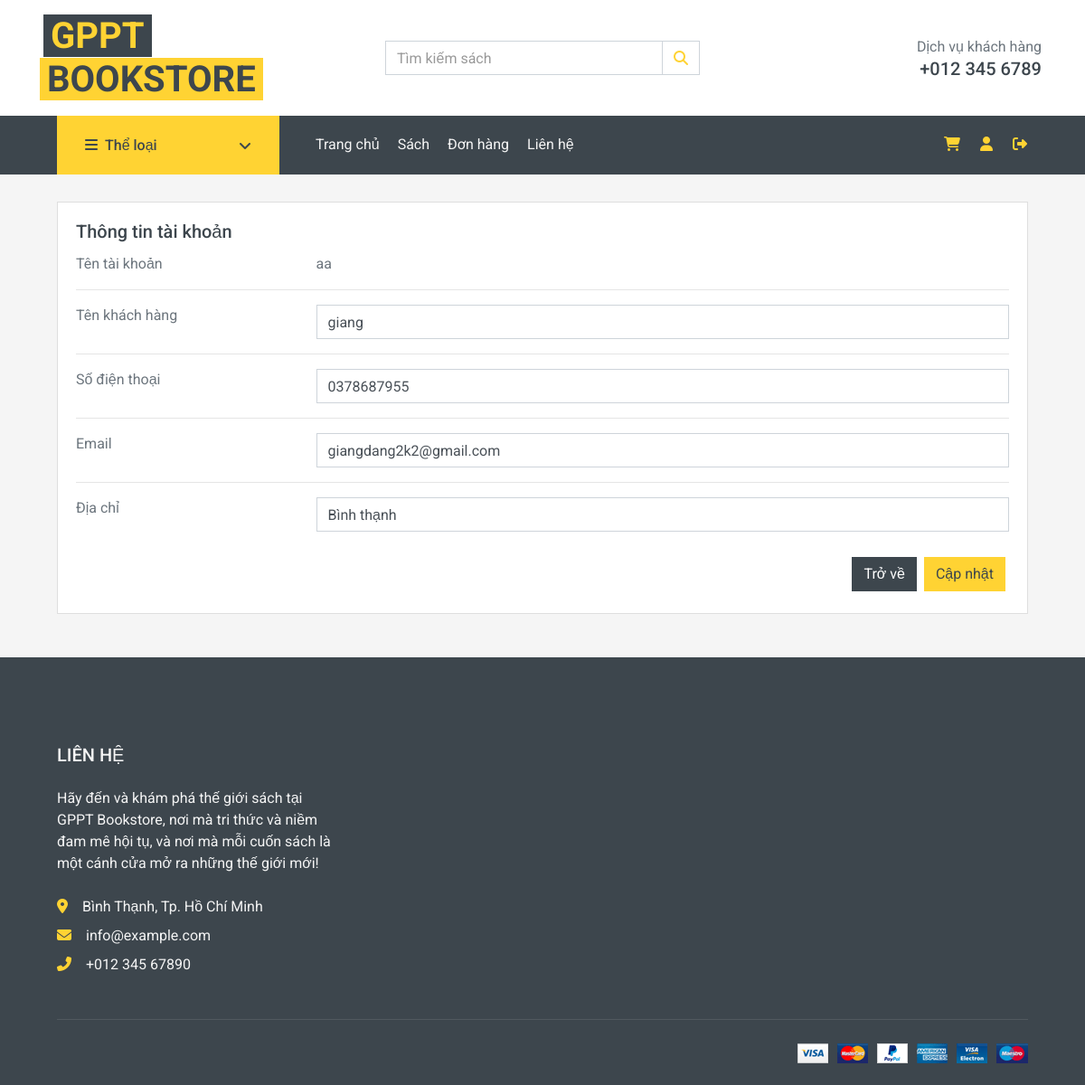
/user/userinfo/4 (signed in), run on the app's committed database.
### tables this page shows
CREATE TABLE `users` (
  `id` int(11) NOT NULL,
  `username` varchar(50) NOT NULL,
  `password` varchar(100) NOT NULL,
  `name` varchar(100) NOT NULL,
  `email` varchar(150) NOT NULL,
  `phone` varchar(14) NOT NULL,
  `address` varchar(150) NOT NULL
);

### app/controllers/UserController.php (called while the page is built, shortened)
<?php
class UserController
{
    private $userModel;
    public function __construct()
    {
        $this->db = (new Database())->getConnection();
        $this->userModel = new UserModel($this->db);
    }
    public function userinfo($id)
    {
        $user = $this->userModel->getUserById($id);
        include_once 'app/views/users/profile.php';
    }
}

### index.php (called while the page is built, shortened)
<?php
require_once 'config/database.php';
require_once 'app/models/UserModel.php';
$url = $_GET['url'] ?? '';
$url = rtrim($url, '/');
$url = filter_var($url, FILTER_SANITIZE_URL);
$url = explode('/', $url);
$action = isset($url[1]) && $url[1] != '' ? $url[1] : 'index';
$controller = new $controllerName();
call_user_func_array([$controller, $action], array_slice($url, 2));

### config/database.php (called while the page is built, shortened)
<?php
class Database {
    private $host = "db";
    private $db_name = "db_bookstore";
    private $username = "user";
    private $password = "password";
    public function getConnection() {
        $this->conn = null;
        try {
            $this->conn = new PDO("mysql:host=" . $this->host . ";dbname=" . $this->db_name, $this->username, $this->password);
            $this->conn->exec("set names utf8");
        } catch(PDOException $exception) {
            echo "Connection error: " . $exception->getMessage();
        }
        return $this->conn;
    }
}

### app/models/UserModel.php (called while the page is built, shortened)
<?php
class UserModel
{
    private $conn;
    private $table_name = "users";
    public function __construct($db)
    {
        $this->conn = $db;
    }
    public function getUserById($id)
    {
        $query = "SELECT * FROM " . $this->table_name . " WHERE id = :id";
        $stmt = $this->conn->prepare($query);
        $stmt->bindParam(':id', $id, PDO::PARAM_INT);
        $stmt->execute();
        $result = $stmt->fetch(PDO::FETCH_ASSOC);
        return $result;
    }
}

### app/views/users/profile.php (the view, shortened to what this page needs)
<!DOCTYPE html>
<html lang="en">
<head>
    <?php include_once("app/views/users/partical/head.php"); ?>
</head>
<body>
    <?php include_once("app/views/users/partical/header.php"); ?>
    <div class="container-fluid">
        <div class="row px-xl-5">
            <div class="col-lg d-flex align-items-strech">
                <div class="card w-100">
                    <div class="card-body">
                        <div class="d-sm-flex d-block align-items-center justify-content-between mb-9">
                            <div class="mb-3 mb-sm-0">
                                <h5 class="card-title fw-semibold">Thông tin tài khoản</h5>
                            </div>
                        </div>
                        <form method="POST" , action="/user/saveupdateuserinfo/<?php echo $user['id'] ?>">
                            <div class="row">
                                <div class="col-sm-3">
                                    <p class="mb-0">Tên tài khoản</p>
                                </div>
                                <div class="col-sm-9">
                                    <p class="text-muted mb-0"><?php echo $user['username'] ?></p>
                                </div>
                            </div>
                            <hr>
                            <div class="row">
                                <div class="col-sm-3">
                                    <p class="mb-0">Tên khách hàng</p>
                                </div>
                                <div class="col-sm-9">
                                    <input type="text" class="form-control" id="name" name="name" placeholder="Nhập tên khách hàng" value="<?php echo $user['name'] ?>">
                                </div>
                            </div>
                            <hr>
                            <div class="row">
                                <div class="col-sm-3">
                                    <p class="mb-0">Số điện thoại</p>
                                </div>
                                <div class="col-sm-9">
                                    <input type="text" class="form-control" id="phone" name="phone" placeholder="Nhập số điện thoại" value="<?php echo $user['phone'] ?>">
                                </div>
                            </div>
                            <hr>
                            <div class="row">
                                <div class="col-sm-3">
                                    <p class="mb-0">Email</p>
                                </div>
                                <div class="col-sm-9">
                                    <input type="email" class="form-control" id="email" name="email" placeholder="Nhập email" value="<?php echo $user['email'] ?>">
                                </div>
                            </div>
                            <hr>
                            <div class="row">
                                <div class="col-sm-3">
                                    <p class="mb-0">Địa chỉ</p>
                                </div>
                                <div class="col-sm-9">
                                    <input type="text" class="form-control" id="address" name="address" placeholder="Nhập địa chỉ" value="<?php echo $user['address'] ?>">
                                </div>
                            </div>
                            <br>
                            <div class="d-flex justify-content-end">
                                <a href="" class="btn btn-dark m-1">Trở về</a>
                                <button type="submit" class="btn btn-primary m-1">Cập nhật</button>
                            </div>
                        </form>
                    </div>
                </div>
            </div>
        </div>
    </div>
    <?php include_once("app/views/users/partical/footer.php"); ?>
</body>
</html>

### data on the page
users: username "aa", name "giang", phone "0378687955", email "giangdang2k2@gmail.com", address "Bình thạnh"
